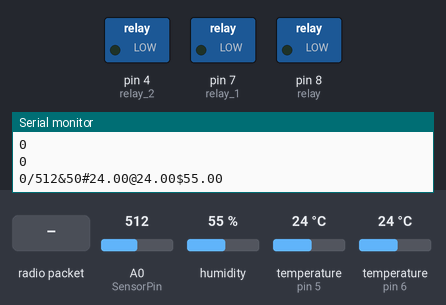
A sketch run on a simulated Arduino Uno, built with avr-gcc and run on an emulated ATmega328P. Parts: switched loads named in the sketch (green lamp = pin HIGH), the last lines printed to the serial monitor. Inputs (shaded band) come from the test bench; at power-on: A0 (SensorPin) = 512, humidity 55 %, temperature (sensors on pin 5, pin 6) 24 °C. No radio packets arrive unless stated.

Above: at 1.6 s.
1.7 s: radio packet "1" arrives
At 4.4 s:
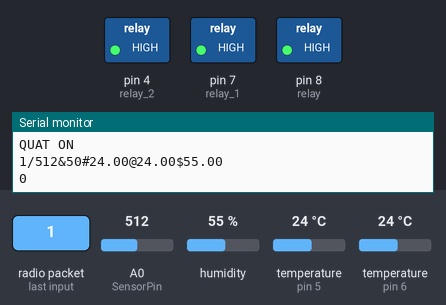
4.8 s: radio packet "0" arrives
At 6.4 s:
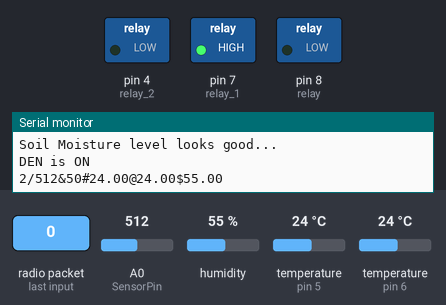
Timing chart, 0 to 7.9 s (numbered marks = the images above; inputs shaded):
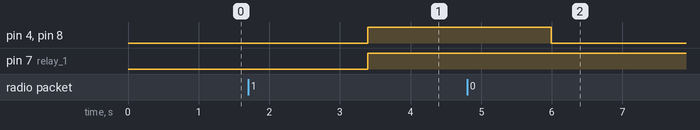

Measured:
- after the input at 1.7 s, pin 4 (relay_2), pin 7 (relay_1), pin 8 (relay): LOW → HIGH after 1.7 s
- after the input at 4.8 s, pin 4 (relay_2), pin 8 (relay): HIGH → LOW after 1.2 s

The sketch:

Transmitterbackup3.ino
```cpp
#include <Wire.h>
#include <SPI.h>
#include <LoRa.h>
#include <DHT.h>
#include <OneWire.h>
#include <DallasTemperature.h>

#define DHTPIN 5          //pin where the dht22 is connected
DHT dht(DHTPIN, DHT22);
#define relay 8
#define relay_1 7
#define relay_2 4
#define ss 10
#define rst 9
#define dio0 2
#define ONE_WIRE_BUS 6
OneWire oneWire(ONE_WIRE_BUS);
DallasTemperature sensors(&oneWire);

String LoRaMessage = "";
String receivedMessage = "";
int counter = 0;
const int AirValue = 0;   //you need to replace this value with Value_1
const int WaterValue = 1023;  //you need to replace this value with Value_2
const int SensorPin = A0;
int soilMoistureValue = 0;
int soilmoisturepercent = 0;
unsigned long t1 = 0 ;
String QUAT;
String DEN;
String MOTOR;
String CHEDO;

void setup()
{
  Serial.begin(115200);
  dht.begin();
  sensors.begin(); // Dallas temperature
  pinMode(relay, OUTPUT);
  pinMode(relay_1, OUTPUT);
  pinMode(relay_2, OUTPUT);
  while (!Serial);
  Serial.println("LoRa Sender");
  LoRa.setPins(ss, rst, dio0);
    if (!LoRa.begin(433E6)) {
    Serial.println("Starting LoRa failed!");
    delay(100);
    while (1);
  }
}

void loop()
{
  soilMoistureValue = analogRead(SensorPin);  //put Sensor insert into soil
  soilmoisturepercent = map(soilMoistureValue, AirValue, WaterValue, 1, 100);
int soilmoisturepercentreal = 100 - soilmoisturepercent;
  float h = dht.readHumidity();
  float t = dht.readTemperature();
  sensors.requestTemperatures();
  float temp = sensors.getTempCByIndex(0);

  if (isnan(h) || isnan(t))
  {
  Serial.println("Failed to read from DHT sensor!");
  //return;
  }
//  Serial.print("Soil Moisture Value: ");
//  Serial.println(soilMoistureValue);
//
//  Serial.print("Soil Moisture: ");
//  Serial.print(soilmoisturepercentreal);
//  Serial.println("%");
//
//  Serial.print("Soil Temperature: ");
//  Serial.print(temp);
//  Serial.println("°C");
//
//  Serial.print("Temperature: ");
//  Serial.print(t);
//  Serial.println("°C");
//
//  Serial.print("Humidity: ");
//  Serial.print(h);
//  Serial.println("%");
//  Serial.println("");
//
//  Serial.print("Sending packet: ");
//  Serial.println(counter);


//*********************************nhandulieudieukhientubotrungtam**************************
 // received data
 int pos6, pos7,pos8;
   int packetSize = LoRa.parsePacket();
   Serial.println(packetSize);
  if (packetSize) {
    receivedMessage = "";
    String receivedMessage = LoRa.readString();
    while (LoRa.available()) {
      receivedMessage += (char)LoRa.read();
    }
    Serial.print("Received packet: ");
    Serial.println(receivedMessage);

    pos6 = receivedMessage.indexOf('|');
    pos7 = receivedMessage.indexOf('!');
    pos8 = receivedMessage.indexOf('*');

    QUAT = receivedMessage.substring(0, pos6);
    DEN = receivedMessage.substring(pos6 + 1, pos7);
    MOTOR = receivedMessage.substring(pos7 + 1, pos8);
    CHEDO = receivedMessage.substring(pos8 + 1, receivedMessage.length());

    Serial.println(QUAT);
    Serial.println(DEN);
    Serial.println(MOTOR);
    Serial.println(CHEDO);
  //xử lý dữ liệu
  if(CHEDO == "1"){
  if(QUAT == "1"){
    digitalWrite(relay,HIGH);
    Serial.println("QUAT ON");
  }
  else if(QUAT == "0"){
    digitalWrite(relay,LOW);
    Serial.println("QUAT OFF");
  }
  if(DEN == "1"){
    digitalWrite(relay_1,HIGH);
    Serial.println("QUAT ON");
  }
  else if(DEN == "0"){
    digitalWrite(relay_1,LOW);
    Serial.println("QUAT OFF");
  }
    if(MOTOR == "1"){
    digitalWrite(relay_2,HIGH);
    Serial.println("QUAT ON");
  }
  else if(MOTOR == "0"){
    digitalWrite(relay_2,LOW);
    Serial.println("QUAT OFF");
  }

  }
  else if(CHEDO == "0"){
    if (soilmoisturepercentreal >= 0 && soilmoisturepercentreal <= 30)
  {
    Serial.println("Plants need water..., notification sent");
    digitalWrite(relay_2,HIGH);
    Serial.println("Motor is ON");

     }
  else if (soilmoisturepercentreal > 35 && soilmoisturepercentreal <= 100)
  {
    Serial.println("Soil Moisture level looks good...");
    digitalWrite(relay_2,LOW);
    Serial.println("Motor is OFF");

  }
  if (t >= 30 )
  {
    Serial.println("Plants need water..., notification sent");
    digitalWrite(relay,HIGH);
    digitalWrite(relay_1,LOW);
    Serial.println("QUAT is ON");

     }
  else if(t > 26 && t < 30){
        digitalWrite(relay,LOW);
        digitalWrite(relay_1,LOW);
  }
  else if (t <= 26)
  {
    Serial.println("Soil Moisture level looks good...");
    digitalWrite(relay_1,HIGH);
    digitalWrite(relay,LOW);
    Serial.println("DEN is ON");

  }


  }


}


//*******************************guidulieudenbotrungtam********************************

  if(millis() - t1 > 1500){
   t1 = millis();
    LoRaMessage = String(counter) +"/" + String(soilMoistureValue) + "&" + String(soilmoisturepercentreal)
                + "#" + String(temp) + "@" + String(t) + "$" + String(h);

   // send packet

  LoRa.beginPacket();
  LoRa.print(LoRaMessage);
  Serial.println(LoRaMessage);
  LoRa.endPacket();
  counter++;

  }

}
```
